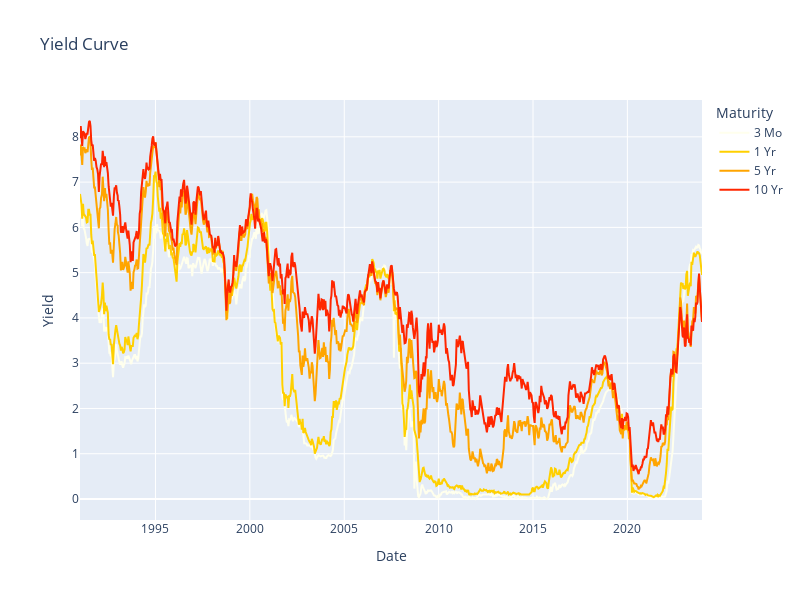

The code cell stored with this chart in its notebook:
### Code cell
# plot the 3M yield curve

fig = go.Figure()
fig.add_trace(go.Scatter(x=df.index, y=df['3 Mo'], mode='lines', name='3 Mo'))
fig.add_trace(go.Scatter(x=df.index, y=df['1 Yr'], mode='lines', name='1 Yr'))
fig.add_trace(go.Scatter(x=df.index, y=df['5 Yr'], mode='lines', name='5 Yr'))
fig.add_trace(go.Scatter(x=df.index, y=df['10 Yr'], mode='lines', name='10 Yr'))

fig.update_layout(
    title='Yield Curve',
    xaxis_title='Date',
    yaxis_title='Yield',
    width=800, height=600,
    legend_title='Maturity',
    colorway=["#FFFFED", "#FFD000", "#FFA500", "#FF2600"]
    )

### Figure 1 — Plotly figure (JSON) as saved in the notebook; plotly's stock layout.template omitted (floating-point values rounded to 4 significant figures; data arrays with more than 128 entries replaced by an {"elided": "..."} marker saying what was removed)
{"data": [{"mode": "lines", "name": "3 Mo", "type": "scatter", "x": {"elided": "835 str values"}, "y": {"elided": "835 float values"}}, {"mode": "lines", "name": "1 Yr", "type": "scatter", "x": {"elided": "835 str values"}, "y": {"elided": "835 float values"}}, {"mode": "lines", "name": "5 Yr", "type": "scatter", "x": {"elided": "835 str values"}, "y": {"elided": "835 float values"}}, {"mode": "lines", "name": "10 Yr", "type": "scatter", "x": {"elided": "835 str values"}, "y": {"elided": "835 float values"}}], "layout": {"colorway": ["#FFFFED", "#FFD000", "#FFA500", "#FF2600"], "height": 600, "legend": {"title": {"text": "Maturity"}}, "title": {"text": "Yield Curve"}, "width": 800, "xaxis": {"title": {"text": "Date"}}, "yaxis": {"title": {"text": "Yield"}}}}
